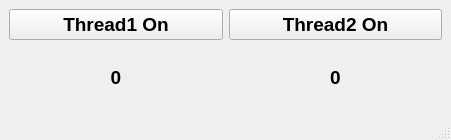
<?xml version="1.0" encoding="UTF-8"?>
<ui version="4.0">
 <class>MainWindow</class>
 <widget class="QMainWindow" name="MainWindow">
  <property name="geometry">
   <rect>
    <x>0</x>
    <y>0</y>
    <width>451</width>
    <height>140</height>
   </rect>
  </property>
  <property name="windowTitle">
   <string>MainWindow</string>
  </property>
  <widget class="QWidget" name="centralwidget">
   <layout class="QGridLayout" name="gridLayout_2">
    <item row="0" column="0">
     <layout class="QGridLayout" name="gridLayout">
      <item row="0" column="0">
       <widget class="QPushButton" name="pb_th1">
        <property name="font">
         <font>
          <pointsize>14</pointsize>
          <bold>true</bold>
         </font>
        </property>
        <property name="text">
         <string>Thread1 On</string>
        </property>
        <property name="checkable">
         <bool>true</bool>
        </property>
       </widget>
      </item>
      <item row="0" column="1">
       <widget class="QPushButton" name="pb_th2">
        <property name="font">
         <font>
          <pointsize>14</pointsize>
          <bold>true</bold>
         </font>
        </property>
        <property name="text">
         <string>Thread2 On</string>
        </property>
        <property name="checkable">
         <bool>true</bool>
        </property>
       </widget>
      </item>
      <item row="1" column="0">
       <widget class="QLabel" name="l_th1">
        <property name="font">
         <font>
          <pointsize>14</pointsize>
          <bold>true</bold>
         </font>
        </property>
        <property name="text">
         <string>0</string>
        </property>
        <property name="alignment">
         <set>Qt::AlignCenter</set>
        </property>
       </widget>
      </item>
      <item row="1" column="1">
       <widget class="QLabel" name="l_th2">
        <property name="font">
         <font>
          <pointsize>14</pointsize>
          <bold>true</bold>
         </font>
        </property>
        <property name="text">
         <string>0</string>
        </property>
        <property name="alignment">
         <set>Qt::AlignCenter</set>
        </property>
       </widget>
      </item>
     </layout>
    </item>
   </layout>
  </widget>
  <widget class="QMenuBar" name="menubar">
   <property name="geometry">
    <rect>
     <x>0</x>
     <y>0</y>
     <width>451</width>
     <height>21</height>
    </rect>
   </property>
  </widget>
  <widget class="QStatusBar" name="statusbar"/>
 </widget>
 <resources/>
 <connections/>
</ui>
